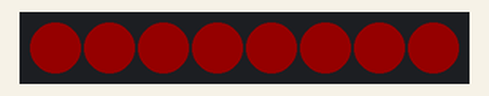
The sketch below on a simulated Arduino Uno, built with avr-gcc and run on an emulated ATmega328P. On the bench: 8 RGB LEDs in strip order, left to right. Dim RGB values are drawn brighter than linear.

Above: at 0.1 s.
At 0.6 s:
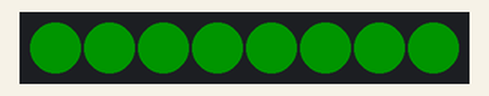
At 1.1 s:
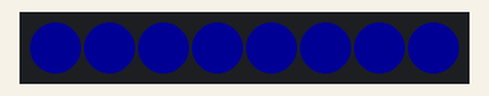
At 1.6 s:
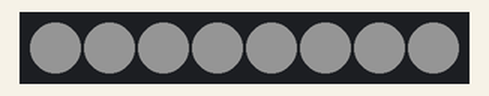
At 2.1 s:
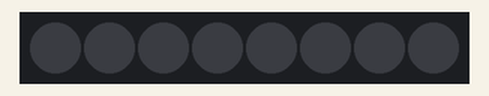
Timing chart, 0 to 40.0 s (numbered marks = the images above):
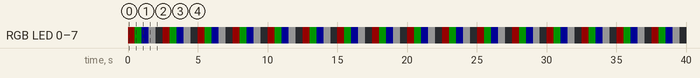

Measured:
- by itself, RGB LED 0–7: repeats every 2.5 s: RGB(0, 20, 0) 0.50 s, RGB(0, 0, 20) 0.50 s, RGB(20, 20, 20) 0.50 s, off 0.50 s, RGB(20, 0, 0) 0.50 s
- by itself, everything shown: repeats every 2.5 s, in 5 steps
- what the display in image 1 shows lasts 0.5 s, from 0.5 s to 1.0 s

The sketch:

Sketch_07.1_LEDPixel.ino
```cpp
/*
  LEDPixel

  modified 2021/7/2
  by http://www.freenove.com
*/

#include <Adafruit_NeoPixel.h>

#define PIN        5 // On Trinket or Gemma, suggest changing this to 1
#define NUMPIXELS  8 // Popular NeoPixel ring size
#define DELAYVAL 500 // Time (in milliseconds) to pause between pixels

Adafruit_NeoPixel pixels(NUMPIXELS, PIN, NEO_GRB + NEO_KHZ800);
u8 m_color[5][3] = { {20, 0, 0}, {0, 20, 0}, {0, 0, 20}, {20, 20, 20}, {0, 0, 0} };

void setup() {
  pixels.begin(); // INITIALIZE NeoPixel strip object (REQUIRED)
}

void loop() {
  pixels.clear(); // Set all pixel colors to 'off'
  for(int j=0;j<5;j++){
    for(int i=0; i<NUMPIXELS; i++) { // For each pixel...
      pixels.setPixelColor(i, pixels.Color(m_color[j][0], m_color[j][1], m_color[j][2]));
    }
    pixels.show();   // Send the updated pixel colors to the hardware.
    delay(DELAYVAL); // Pause before next pass through loop
  }
}
```
